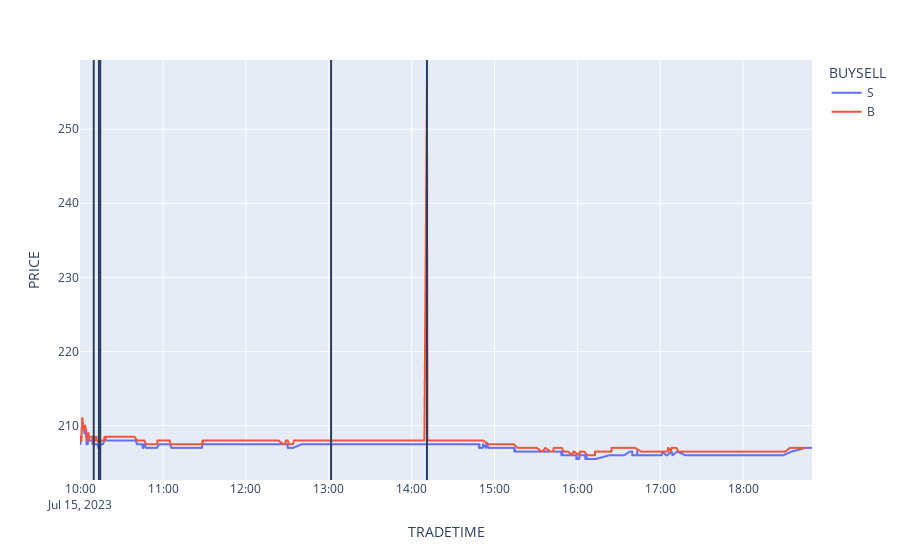

The cell this chart's notebook holds for it:
### Code cell
import plotly.express as px

fig = px.line(df, x='TRADETIME', y='PRICE', color='BUYSELL')
# fig = px.line(df, x='TRADETIME', y='VALUE')


# fig.add_vline(x=0.9)

for index, a in quantity_anomalies.iterrows():
    fig.add_vline(x=a.TRADETIME)

for index, a in price_anomalies.iterrows():
    fig.add_vline(x=a.TRADETIME)


fig.show()

### Figure 1 — Plotly figure (JSON) as saved in the notebook; plotly's stock layout.template omitted (floating-point values rounded to 4 significant figures; data arrays with more than 128 entries replaced by an {"elided": "..."} marker saying what was removed)
{"data": [{"hovertemplate": "BUYSELL=S<br>TRADETIME=%{x}<br>PRICE=%{y}<extra></extra>", "legendgroup": "S", "line": {"color": "#636efa", "dash": "solid"}, "marker": {"symbol": "circle"}, "mode": "lines", "name": "S", "showlegend": true, "type": "scattergl", "x": {"elided": "1072 str values"}, "xaxis": "x", "y": {"elided": "1072 float values"}, "yaxis": "y"}, {"hovertemplate": "BUYSELL=B<br>TRADETIME=%{x}<br>PRICE=%{y}<extra></extra>", "legendgroup": "B", "line": {"color": "#EF553B", "dash": "solid"}, "marker": {"symbol": "circle"}, "mode": "lines", "name": "B", "showlegend": true, "type": "scattergl", "x": {"elided": "1088 str values"}, "xaxis": "x", "y": {"elided": "1088 float values"}, "yaxis": "y"}], "layout": {"legend": {"title": {"text": "BUYSELL"}, "tracegroupgap": 0}, "margin": {"t": 60}, "shapes": [{"type": "line", "x0": "2023-07-15T10:09:44", "x1": "2023-07-15T10:09:44", "xref": "x", "y0": 0, "y1": 1, "yref": "y domain"}, {"type": "line", "x0": "2023-07-15T10:13:29", "x1": "2023-07-15T10:13:29", "xref": "x", "y0": 0, "y1": 1, "yref": "y domain"}, {"type": "line", "x0": "2023-07-15T10:14:26", "x1": "2023-07-15T10:14:26", "xref": "x", "y0": 0, "y1": 1, "yref": "y domain"}, {"type": "line", "x0": "2023-07-15T13:01:37", "x1": "2023-07-15T13:01:37", "xref": "x", "y0": 0, "y1": 1, "yref": "y domain"}, {"type": "line", "x0": "2023-07-15T14:11:04", "x1": "2023-07-15T14:11:04", "xref": "x", "y0": 0, "y1": 1, "yref": "y domain"}], "xaxis": {"anchor": "y", "domain": [0, 1], "title": {"text": "TRADETIME"}}, "yaxis": {"anchor": "x", "domain": [0, 1], "title": {"text": "PRICE"}}}}
